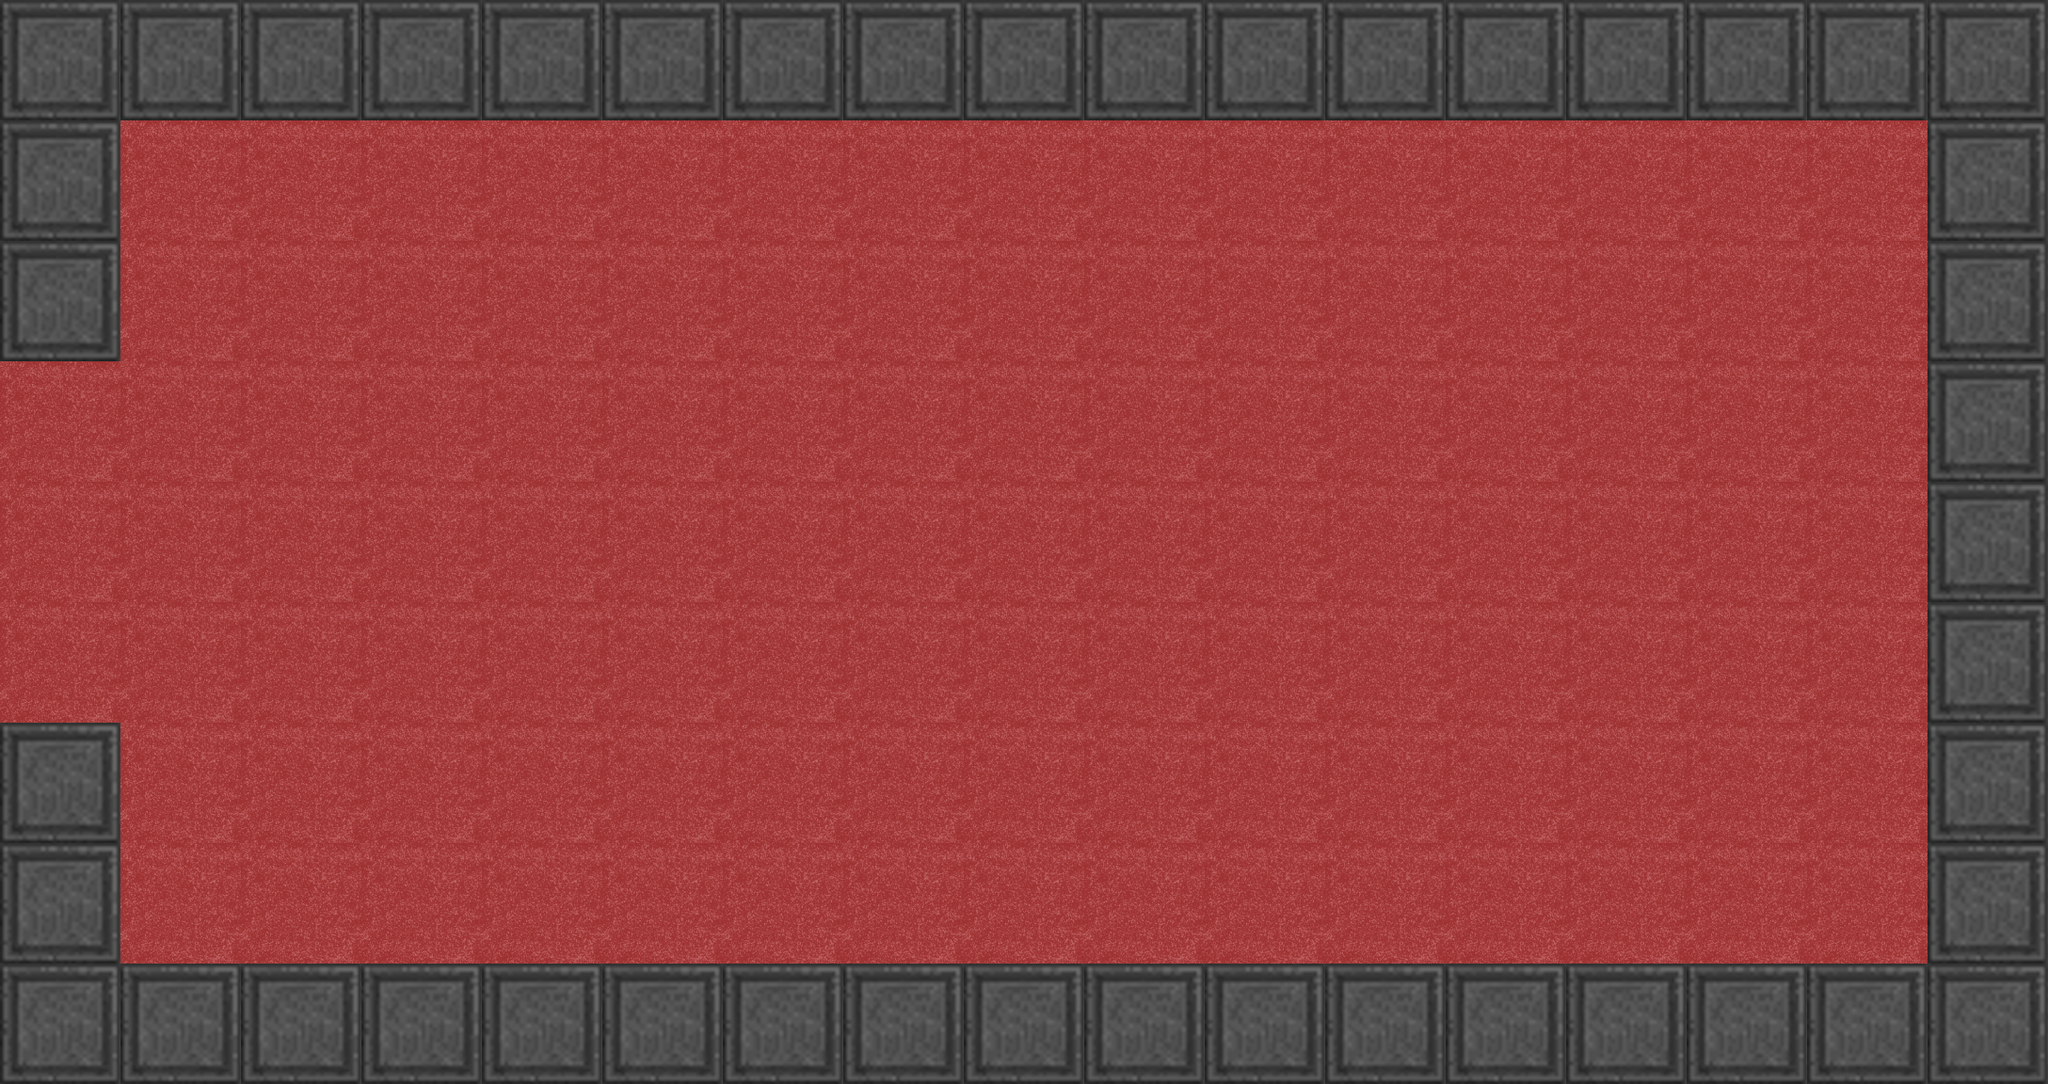

A level layout from a 2D game, rendered from its tile map. Below: a short description, then the map file with tile-grid data replaced by summaries:
An orthogonal 17x9 tile map with 128x128 px tiles, 2 tile layers (floor, wall_tiles), 2 tilesets and 8 objects (2x FairyMaid, ForestBook1).

<map version="1.0" tiledversion="1.0.3" orientation="orthogonal" renderorder="right-down" width="17" height="9" tilewidth="128" tileheight="128" nextobjectid="19">
 <tileset firstgid="1" name="scarlet carpet texture" tilewidth="128" tileheight="128" tilecount="1" columns="1">
  <image source="scarlet carpet texture.png" width="128" height="128" />
 </tileset>
 <tileset firstgid="2" name="block_wall_dark_grey" tilewidth="128" tileheight="128" tilecount="16" columns="4">
  <image source="block_wall_dark_grey.png" width="512" height="512" />
 </tileset>
 <layer name="floor" width="17" height="9">
  <data>[153 cells, 153 non-empty, 1 distinct tile ids]</data>
 </layer>
 <layer name="wall_tiles" width="17" height="9">
  <data>[153 cells, 45 non-empty, 1 distinct tile ids]</data>
 </layer>
 <objectgroup name="walls">
  <object id="10" x="0" y="0" width="128" height="384" />
  <object id="11" x="0" y="768" width="128" height="384" />
  <object id="12" x="128" y="1024" width="2048" height="128" />
  <object id="13" x="128" y="0" width="2048" height="128" />
  <object id="14" x="2048" y="128" width="128" height="896" />
 </objectgroup>
 <objectgroup name="objects">
  <object id="15" type="ForestBook1" x="1664" y="512" width="128" height="128" />
  <object id="16" type="FairyMaid" x="1280" y="256" width="128" height="128">
   <properties>
    <property name="dialog" value="fairy1" />
   </properties>
  </object>
  <object id="17" type="FairyMaid" x="1280" y="768" width="128" height="128">
   <properties>
    <property name="dialog" value="fairy2" />
   </properties>
  </object>
 </objectgroup>
</map>
